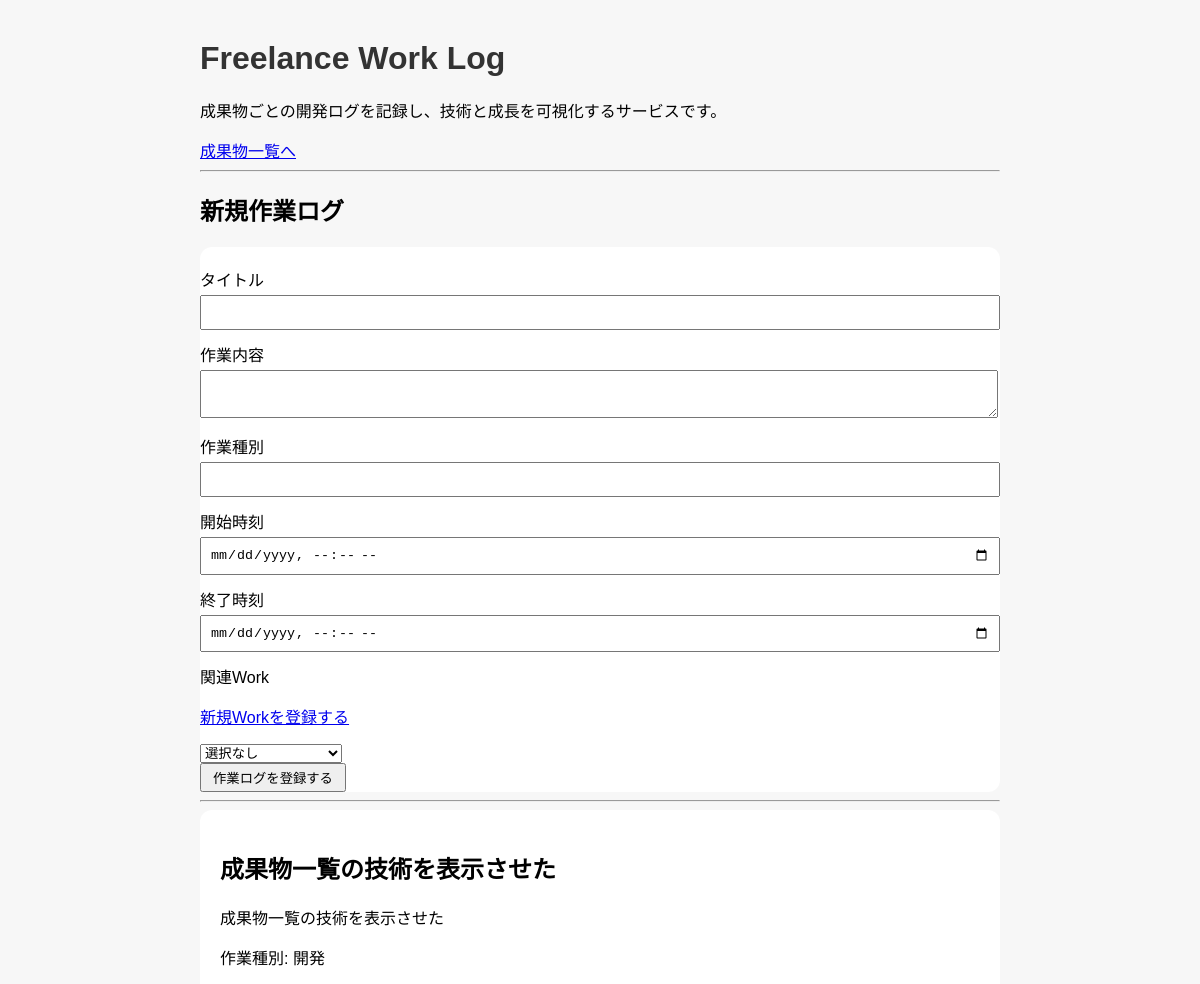
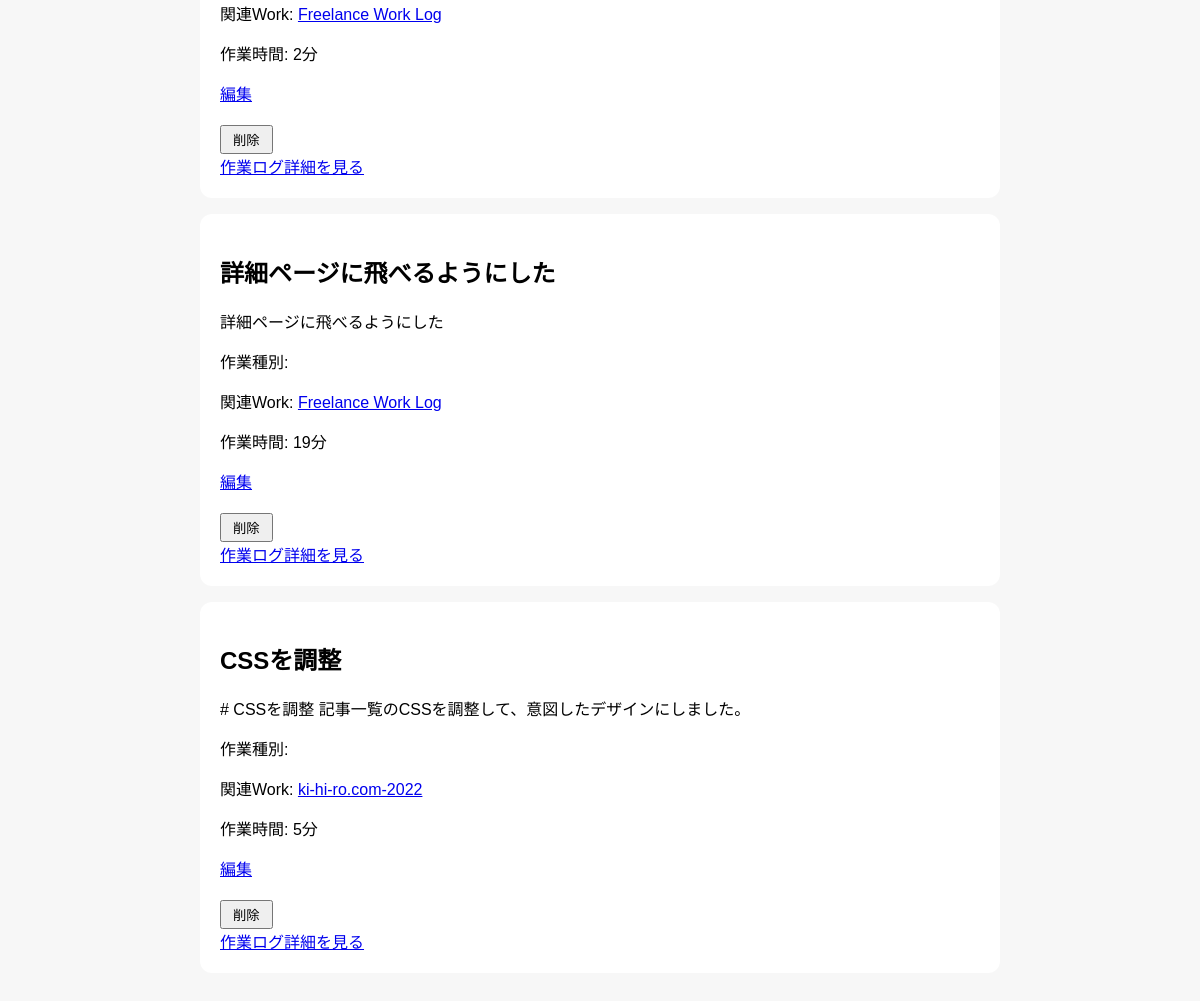
The app's page /posts-page with its own data (2 pictures, top to bottom).
### app/models.py (models this page shows)
class Post(Base):
    __tablename__ = "posts"
    id = Column(Integer, primary_key=True, index=True)
    title = Column(String)
    content = Column(String)
    task_type = Column(String)
    start_time = Column(DateTime)
    end_time = Column(DateTime)
    work_time_minutes = Column(Integer)
    work_id = Column(Integer, ForeignKey("works.id"))
    work = relationship(
        "Work",
        back_populates="posts"
    )
    created_at = Column(DateTime, default=datetime.now)

class Work(Base):
    __tablename__ = "works"
    id = Column(Integer, primary_key=True, index=True)
    title = Column(String, nullable=False)
    description = Column(Text, nullable=False)
    github_url = Column(String)
    app_url = Column(String)
    tech_stack = Column(String)
    posts = relationship(
        "Post",
        back_populates="work"
    )
    created_at = Column(DateTime, default=datetime.now)

### app/main.py (the view)
@app.get("/posts-page")
def posts_page(
    request: Request,
    work_id: int | None = None,
    db: Session = Depends(get_db)
):
    query = db.query(models.Post)
    if work_id:
        query = query.filter(
            models.Post.work_id == work_id
        )
    posts = query.all()
    works = db.query(models.Work).all()
    return templates.TemplateResponse(
        request,
        "posts.html",
        {"posts": posts, "works": works}
    )

### app/templates/posts.html (shortened to what this page needs)
<!DOCTYPE html>
<html lang="ja">
<head>
    <link rel="stylesheet" href="/static/style.css">
</head>
<body>
    <h1>Freelance Work Log</h1>
    <p>成果物ごとの開発ログを記録し、技術と成長を可視化するサービスです。</p>
    <nav>
        <a href="/works-page">成果物一覧へ</a>
    </nav>
    <hr>
    <h2>新規作業ログ</h2>
    <form action="/posts-page" method="post">
    <div>
        <label>タイトル</label><br>
        <input type="text" name="title">
    </div>
    <div>
        <label>作業内容</label><br>
        <textarea name="content"></textarea>
    </div>
    <div>
        <label>作業種別</label>
        <input type="text" name="task_type">
    </div>
    <div>
        <label>開始時刻</label>
        <input type="datetime-local" name="start_time">
        <label>終了時刻</label>
        <input type="datetime-local" name="end_time">
    </div>
    <div>
    <label>関連Work</label><br>
    <p><a href="/works-page">新規Workを登録する</a></p>
    <select name="work_id">
        <option value="">選択なし</option>
    </select>
    </div>
    <button type="submit">作業ログを登録する</button>
    </form>
    <hr>
    {% for post in posts %}
    <div class="post-card">
        <h2>{{ post.title }}</h2>
        <div>{{ post.content[:120] | safe }}</div>
        <p>作業種別: {{ post.task_type }}</p>
        {% if post.work %}
        <p>
            関連Work:
            <a href="/works-page/{{ post.work.id }}">
                {{ post.work.title }}
            </a>
        </p>
        {% endif %}
        <p>作業時間: {{ post.work_time_minutes }}分</p>
        <a href="/posts-page/{{ post.id }}/edit">編集</a>
        <form action="/posts-page/{{ post.id }}/delete" method="post">
        <button type="submit">削除</button>
        </form>
        <a href="/posts-page/{{ post.id }}">作業ログ詳細を見る</a>
    </div>
    {% endfor %}
</body>
</html>

### app/static/style.css (style rules this page uses)
body { font-family: sans-serif; max-width: 800px; margin: 40px auto; padding: 0 20px; background: #f7f7f7; }
h1 { color: #333; }
form { background: white; padding: 20px 20px 0 0; border-radius: 12px; }
input, textarea { width: 100%; padding: 8px; margin-top: 4px; margin-bottom: 12px; }
button { padding: 3px 11px; cursor: pointer; }
.post-card { background: white; padding: 20px; border-radius: 12px; margin-bottom: 16px; }

### records on screen
Post: title "成果物一覧の技術を表示させた", content "成果物一覧の技術を表示させた", task_type "開発", work "Freelance Work Log", work_time_minutes "2"
Post: title "詳細ページに飛べるようにした", content "詳細ページに飛べるようにした", work "Freelance Work Log", work_time_minutes "19"
Post: title "CSSを調整", content "# CSSを調整 記事一覧のCSSを調整して、意図したデザインにしました。", work "ki-hi-ro.com-2022", work_time_minutes "5"
